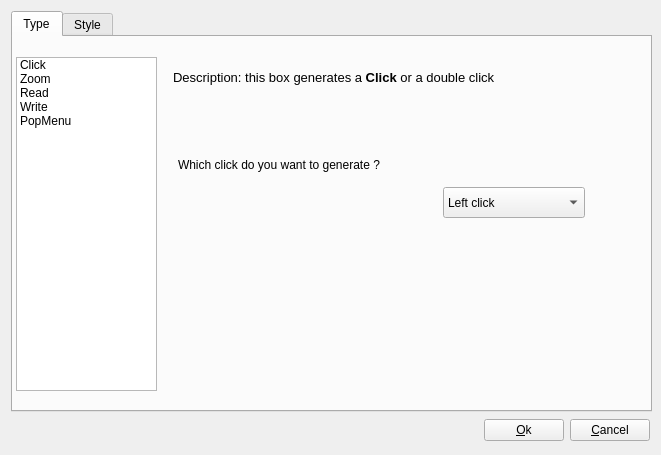
<?xml version="1.0" encoding="UTF-8"?>
<ui version="4.0">
 <class>BoxEditor</class>
 <widget class="QDialog" name="BoxEditor">
  <property name="geometry">
   <rect>
    <x>0</x>
    <y>0</y>
    <width>661</width>
    <height>455</height>
   </rect>
  </property>
  <property name="minimumSize">
   <size>
    <width>661</width>
    <height>455</height>
   </size>
  </property>
  <property name="maximumSize">
   <size>
    <width>661</width>
    <height>455</height>
   </size>
  </property>
  <property name="windowTitle">
   <string>BoxEditor</string>
  </property>
  <layout class="QGridLayout" name="gridLayout_2">
   <item row="0" column="0">
    <layout class="QGridLayout" name="gridLayout">
     <item row="0" column="0" colspan="3">
      <widget class="QTabWidget" name="tabWidget">
       <property name="minimumSize">
        <size>
         <width>641</width>
         <height>401</height>
        </size>
       </property>
       <property name="currentIndex">
        <number>0</number>
       </property>
       <widget class="QWidget" name="typeTab">
        <attribute name="title">
         <string>Type</string>
        </attribute>
        <widget class="QStackedWidget" name="stackedWidget">
         <property name="geometry">
          <rect>
           <x>150</x>
           <y>20</y>
           <width>482</width>
           <height>300</height>
          </rect>
         </property>
         <property name="minimumSize">
          <size>
           <width>431</width>
           <height>300</height>
          </size>
         </property>
         <property name="currentIndex">
          <number>0</number>
         </property>
         <widget class="QWidget" name="clickPage">
          <widget class="QLabel" name="clickDesc">
           <property name="geometry">
            <rect>
             <x>10</x>
             <y>10</y>
             <width>411</width>
             <height>21</height>
            </rect>
           </property>
           <property name="text">
            <string>&lt;!DOCTYPE HTML PUBLIC &quot;-//W3C//DTD HTML 4.0//EN&quot; &quot;http://www.w3.org/TR/REC-html40/strict.dtd&quot;&gt;
&lt;html&gt;&lt;head&gt;&lt;meta name=&quot;qrichtext&quot; content=&quot;1&quot; /&gt;&lt;style type=&quot;text/css&quot;&gt;
p, li { white-space: pre-wrap; }
&lt;/style&gt;&lt;/head&gt;&lt;body style=&quot; font-family:'Sans'; font-size:10pt; font-weight:400; font-style:normal;&quot;&gt;
&lt;p style=&quot; margin-top:0px; margin-bottom:0px; margin-left:0px; margin-right:0px; -qt-block-indent:0; text-indent:0px;&quot;&gt;Description: this box generates a &lt;span style=&quot; font-weight:600;&quot;&gt;Click&lt;/span&gt; or a double click&lt;/p&gt;&lt;/body&gt;&lt;/html&gt;</string>
           </property>
          </widget>
          <widget class="QComboBox" name="clickComboBox">
           <property name="geometry">
            <rect>
             <x>280</x>
             <y>130</y>
             <width>142</width>
             <height>31</height>
            </rect>
           </property>
           <item>
            <property name="text">
             <string>Left click</string>
            </property>
           </item>
           <item>
            <property name="text">
             <string>Middle click</string>
            </property>
           </item>
           <item>
            <property name="text">
             <string>Right click</string>
            </property>
           </item>
           <item>
            <property name="text">
             <string>Left double click</string>
            </property>
           </item>
          </widget>
          <widget class="QLabel" name="clickQuestion">
           <property name="geometry">
            <rect>
             <x>15</x>
             <y>99</y>
             <width>411</width>
             <height>17</height>
            </rect>
           </property>
           <property name="text">
            <string>Which click do you want to generate ?</string>
           </property>
          </widget>
         </widget>
         <widget class="QWidget" name="zoomPage">
          <widget class="QLabel" name="zoomDesc">
           <property name="geometry">
            <rect>
             <x>10</x>
             <y>10</y>
             <width>411</width>
             <height>21</height>
            </rect>
           </property>
           <property name="text">
            <string>&lt;!DOCTYPE HTML PUBLIC &quot;-//W3C//DTD HTML 4.0//EN&quot; &quot;http://www.w3.org/TR/REC-html40/strict.dtd&quot;&gt;
&lt;html&gt;&lt;head&gt;&lt;meta name=&quot;qrichtext&quot; content=&quot;1&quot; /&gt;&lt;style type=&quot;text/css&quot;&gt;
p, li { white-space: pre-wrap; }
&lt;/style&gt;&lt;/head&gt;&lt;body style=&quot; font-family:'Sans'; font-size:10pt; font-weight:400; font-style:normal;&quot;&gt;
&lt;p style=&quot; margin-top:0px; margin-bottom:0px; margin-left:0px; margin-right:0px; -qt-block-indent:0; text-indent:0px;&quot;&gt;Description: this box enables &lt;span style=&quot; font-weight:600;&quot;&gt;Zoom&lt;/span&gt; action&lt;/p&gt;&lt;/body&gt;&lt;/html&gt;</string>
           </property>
          </widget>
          <widget class="QComboBox" name="zoomComboBox">
           <property name="geometry">
            <rect>
             <x>320</x>
             <y>120</y>
             <width>99</width>
             <height>31</height>
            </rect>
           </property>
           <item>
            <property name="text">
             <string>Zoom out</string>
            </property>
           </item>
           <item>
            <property name="text">
             <string>Zoom in</string>
            </property>
           </item>
          </widget>
          <widget class="QLabel" name="zoomQuestion">
           <property name="geometry">
            <rect>
             <x>10</x>
             <y>90</y>
             <width>411</width>
             <height>17</height>
            </rect>
           </property>
           <property name="text">
            <string>Which action do you want to execute ?</string>
           </property>
          </widget>
         </widget>
         <widget class="QWidget" name="readPage">
          <widget class="QLabel" name="readDesc">
           <property name="geometry">
            <rect>
             <x>10</x>
             <y>10</y>
             <width>411</width>
             <height>21</height>
            </rect>
           </property>
           <property name="text">
            <string>&lt;!DOCTYPE HTML PUBLIC &quot;-//W3C//DTD HTML 4.0//EN&quot; &quot;http://www.w3.org/TR/REC-html40/strict.dtd&quot;&gt;
&lt;html&gt;&lt;head&gt;&lt;meta name=&quot;qrichtext&quot; content=&quot;1&quot; /&gt;&lt;style type=&quot;text/css&quot;&gt;
p, li { white-space: pre-wrap; }
&lt;/style&gt;&lt;/head&gt;&lt;body style=&quot; font-family:'Sans'; font-size:10pt; font-weight:400; font-style:normal;&quot;&gt;
&lt;p style=&quot; margin-top:0px; margin-bottom:0px; margin-left:0px; margin-right:0px; -qt-block-indent:0; text-indent:0px;&quot;&gt;Description: Hide the box in order to &lt;span style=&quot; font-weight:600;&quot;&gt;Read&lt;/span&gt; below&lt;/p&gt;&lt;/body&gt;&lt;/html&gt;</string>
           </property>
          </widget>
          <widget class="QDoubleSpinBox" name="readDoubleSpinBox">
           <property name="geometry">
            <rect>
             <x>350</x>
             <y>120</y>
             <width>63</width>
             <height>27</height>
            </rect>
           </property>
           <property name="prefix">
            <string/>
           </property>
           <property name="suffix">
            <string/>
           </property>
           <property name="minimum">
            <double>1.000000000000000</double>
           </property>
           <property name="maximum">
            <double>60.000000000000000</double>
           </property>
          </widget>
          <widget class="QLabel" name="readQuestion">
           <property name="geometry">
            <rect>
             <x>10</x>
             <y>90</y>
             <width>411</width>
             <height>17</height>
            </rect>
           </property>
           <property name="text">
            <string>How many seconds do you want to hide the box ?</string>
           </property>
          </widget>
         </widget>
         <widget class="QWidget" name="writePage">
          <widget class="QLabel" name="writeDesc">
           <property name="geometry">
            <rect>
             <x>10</x>
             <y>10</y>
             <width>411</width>
             <height>21</height>
            </rect>
           </property>
           <property name="text">
            <string>&lt;!DOCTYPE HTML PUBLIC &quot;-//W3C//DTD HTML 4.0//EN&quot; &quot;http://www.w3.org/TR/REC-html40/strict.dtd&quot;&gt;
&lt;html&gt;&lt;head&gt;&lt;meta name=&quot;qrichtext&quot; content=&quot;1&quot; /&gt;&lt;style type=&quot;text/css&quot;&gt;
p, li { white-space: pre-wrap; }
&lt;/style&gt;&lt;/head&gt;&lt;body style=&quot; font-family:'Sans'; font-size:10pt; font-weight:400; font-style:normal;&quot;&gt;
&lt;p style=&quot; margin-top:0px; margin-bottom:0px; margin-left:0px; margin-right:0px; -qt-block-indent:0; text-indent:0px;&quot;&gt;Description: &lt;span style=&quot; font-weight:600;&quot;&gt;Write&lt;/span&gt; some text over the box&lt;/p&gt;&lt;/body&gt;&lt;/html&gt;</string>
           </property>
          </widget>
          <widget class="QLineEdit" name="writeLineEdit">
           <property name="geometry">
            <rect>
             <x>10</x>
             <y>100</y>
             <width>411</width>
             <height>27</height>
            </rect>
           </property>
           <property name="text">
            <string/>
           </property>
           <property name="maxLength">
            <number>100</number>
           </property>
          </widget>
         </widget>
         <widget class="QWidget" name="popMenuPage">
          <widget class="QLabel" name="popMenuDesc">
           <property name="geometry">
            <rect>
             <x>10</x>
             <y>10</y>
             <width>411</width>
             <height>21</height>
            </rect>
           </property>
           <property name="text">
            <string>&lt;!DOCTYPE HTML PUBLIC &quot;-//W3C//DTD HTML 4.0//EN&quot; &quot;http://www.w3.org/TR/REC-html40/strict.dtd&quot;&gt;
&lt;html&gt;&lt;head&gt;&lt;meta name=&quot;qrichtext&quot; content=&quot;1&quot; /&gt;&lt;style type=&quot;text/css&quot;&gt;
p, li { white-space: pre-wrap; }
&lt;/style&gt;&lt;/head&gt;&lt;body style=&quot; font-family:'Sans'; font-size:10pt; font-weight:400; font-style:normal;&quot;&gt;
&lt;p style=&quot; margin-top:0px; margin-bottom:0px; margin-left:0px; margin-right:0px; -qt-block-indent:0; text-indent:0px;&quot;&gt;Description: this box &lt;span style=&quot; font-weight:600;&quot;&gt;pop&lt;/span&gt;s up a &lt;span style=&quot; font-weight:600;&quot;&gt;menu&lt;/span&gt;&lt;/p&gt;&lt;/body&gt;&lt;/html&gt;</string>
           </property>
          </widget>
          <widget class="QLabel" name="popMenuQuestion">
           <property name="geometry">
            <rect>
             <x>10</x>
             <y>90</y>
             <width>411</width>
             <height>17</height>
            </rect>
           </property>
           <property name="text">
            <string>Which menu do you want to display ?</string>
           </property>
          </widget>
          <widget class="QComboBox" name="popMenuComboBox">
           <property name="geometry">
            <rect>
             <x>190</x>
             <y>120</y>
             <width>231</width>
             <height>31</height>
            </rect>
           </property>
           <item>
            <property name="text">
             <string>Application</string>
            </property>
           </item>
           <item>
            <property name="text">
             <string>Event</string>
            </property>
           </item>
           <item>
            <property name="text">
             <string>Home</string>
            </property>
           </item>
           <item>
            <property name="text">
             <string>Keyboard</string>
            </property>
           </item>
           <item>
            <property name="text">
             <string>Multimedia</string>
            </property>
           </item>
           <item>
            <property name="text">
             <string>Navigation</string>
            </property>
           </item>
          </widget>
         </widget>
        </widget>
        <widget class="QListWidget" name="listWidget">
         <property name="geometry">
          <rect>
           <x>3</x>
           <y>20</y>
           <width>141</width>
           <height>334</height>
          </rect>
         </property>
         <property name="minimumSize">
          <size>
           <width>141</width>
           <height>300</height>
          </size>
         </property>
         <property name="maximumSize">
          <size>
           <width>141</width>
           <height>16777215</height>
          </size>
         </property>
         <item>
          <property name="text">
           <string>Click</string>
          </property>
         </item>
         <item>
          <property name="text">
           <string>Zoom</string>
          </property>
         </item>
         <item>
          <property name="text">
           <string>Read</string>
          </property>
         </item>
         <item>
          <property name="text">
           <string>Write</string>
          </property>
         </item>
         <item>
          <property name="text">
           <string>PopMenu</string>
          </property>
         </item>
        </widget>
       </widget>
       <widget class="QWidget" name="styleTab">
        <attribute name="title">
         <string>Style</string>
        </attribute>
        <widget class="QLabel" name="focusLabel">
         <property name="geometry">
          <rect>
           <x>210</x>
           <y>110</y>
           <width>111</width>
           <height>28</height>
          </rect>
         </property>
         <property name="minimumSize">
          <size>
           <width>80</width>
           <height>28</height>
          </size>
         </property>
         <property name="text">
          <string/>
         </property>
        </widget>
        <widget class="QLabel" name="blurLabel">
         <property name="geometry">
          <rect>
           <x>208</x>
           <y>149</y>
           <width>111</width>
           <height>28</height>
          </rect>
         </property>
         <property name="minimumSize">
          <size>
           <width>80</width>
           <height>28</height>
          </size>
         </property>
         <property name="text">
          <string/>
         </property>
         <property name="scaledContents">
          <bool>true</bool>
         </property>
        </widget>
        <widget class="QPushButton" name="blurButton">
         <property name="geometry">
          <rect>
           <x>20</x>
           <y>150</y>
           <width>175</width>
           <height>28</height>
          </rect>
         </property>
         <property name="text">
          <string>&amp;Change unfocused color</string>
         </property>
        </widget>
        <widget class="QPushButton" name="focusButton">
         <property name="geometry">
          <rect>
           <x>20</x>
           <y>110</y>
           <width>175</width>
           <height>28</height>
          </rect>
         </property>
         <property name="text">
          <string>&amp;Change focused color</string>
         </property>
        </widget>
        <widget class="QCheckBox" name="roundedCheckBox">
         <property name="geometry">
          <rect>
           <x>20</x>
           <y>30</y>
           <width>111</width>
           <height>23</height>
          </rect>
         </property>
         <property name="text">
          <string>Rounded box</string>
         </property>
        </widget>
        <widget class="QLineEdit" name="textLineEdit">
         <property name="geometry">
          <rect>
           <x>210</x>
           <y>230</y>
           <width>371</width>
           <height>26</height>
          </rect>
         </property>
        </widget>
        <widget class="QLabel" name="textLabel">
         <property name="geometry">
          <rect>
           <x>20</x>
           <y>230</y>
           <width>141</width>
           <height>21</height>
          </rect>
         </property>
         <property name="text">
          <string>Text displayed:</string>
         </property>
        </widget>
        <widget class="QPushButton" name="textColorButton">
         <property name="geometry">
          <rect>
           <x>20</x>
           <y>70</y>
           <width>175</width>
           <height>28</height>
          </rect>
         </property>
         <property name="text">
          <string>&amp;Change text color</string>
         </property>
        </widget>
        <widget class="QLabel" name="textColorLabel">
         <property name="geometry">
          <rect>
           <x>210</x>
           <y>70</y>
           <width>111</width>
           <height>28</height>
          </rect>
         </property>
         <property name="minimumSize">
          <size>
           <width>80</width>
           <height>28</height>
          </size>
         </property>
         <property name="text">
          <string/>
         </property>
        </widget>
        <widget class="QLabel" name="opacityLabel">
         <property name="geometry">
          <rect>
           <x>20</x>
           <y>190</y>
           <width>151</width>
           <height>18</height>
          </rect>
         </property>
         <property name="text">
          <string>Opacity:</string>
         </property>
        </widget>
        <widget class="QLabel" name="colorOpacityLabel">
         <property name="geometry">
          <rect>
           <x>340</x>
           <y>179</y>
           <width>51</width>
           <height>41</height>
          </rect>
         </property>
         <property name="text">
          <string/>
         </property>
        </widget>
        <widget class="QSlider" name="opacitySlider">
         <property name="geometry">
          <rect>
           <x>210</x>
           <y>190</y>
           <width>211</width>
           <height>24</height>
          </rect>
         </property>
         <property name="minimum">
          <number>10</number>
         </property>
         <property name="maximum">
          <number>100</number>
         </property>
         <property name="value">
          <number>50</number>
         </property>
         <property name="sliderPosition">
          <number>50</number>
         </property>
         <property name="tracking">
          <bool>true</bool>
         </property>
         <property name="orientation">
          <enum>Qt::Horizontal</enum>
         </property>
         <property name="invertedAppearance">
          <bool>false</bool>
         </property>
         <property name="invertedControls">
          <bool>false</bool>
         </property>
         <property name="tickPosition">
          <enum>QSlider::TicksBelow</enum>
         </property>
        </widget>
        <widget class="QLineEdit" name="pixLineEdit">
         <property name="geometry">
          <rect>
           <x>210</x>
           <y>270</y>
           <width>371</width>
           <height>26</height>
          </rect>
         </property>
        </widget>
        <widget class="QLabel" name="pixLabel">
         <property name="geometry">
          <rect>
           <x>20</x>
           <y>270</y>
           <width>141</width>
           <height>21</height>
          </rect>
         </property>
         <property name="text">
          <string>Image path:</string>
         </property>
        </widget>
       </widget>
      </widget>
     </item>
     <item row="1" column="0">
      <spacer name="horizontalSpacer">
       <property name="orientation">
        <enum>Qt::Horizontal</enum>
       </property>
       <property name="sizeHint" stdset="0">
        <size>
         <width>438</width>
         <height>28</height>
        </size>
       </property>
      </spacer>
     </item>
     <item row="1" column="1">
      <widget class="QPushButton" name="okPushButton">
       <property name="text">
        <string>&amp;Ok</string>
       </property>
      </widget>
     </item>
     <item row="1" column="2">
      <widget class="QPushButton" name="cancelPushButton">
       <property name="text">
        <string>&amp;Cancel</string>
       </property>
      </widget>
     </item>
    </layout>
   </item>
  </layout>
 </widget>
 <resources/>
 <connections>
  <connection>
   <sender>listWidget</sender>
   <signal>currentRowChanged(int)</signal>
   <receiver>stackedWidget</receiver>
   <slot>setCurrentIndex(int)</slot>
   <hints>
    <hint type="sourcelabel">
     <x>111</x>
     <y>99</y>
    </hint>
    <hint type="destinationlabel">
     <x>278</x>
     <y>74</y>
    </hint>
   </hints>
  </connection>
  <connection>
   <sender>okPushButton</sender>
   <signal>clicked()</signal>
   <receiver>BoxEditor</receiver>
   <slot>accept()</slot>
   <hints>
    <hint type="sourcelabel">
     <x>559</x>
     <y>443</y>
    </hint>
    <hint type="destinationlabel">
     <x>211</x>
     <y>390</y>
    </hint>
   </hints>
  </connection>
  <connection>
   <sender>cancelPushButton</sender>
   <signal>clicked()</signal>
   <receiver>BoxEditor</receiver>
   <slot>reject()</slot>
   <hints>
    <hint type="sourcelabel">
     <x>650</x>
     <y>443</y>
    </hint>
    <hint type="destinationlabel">
     <x>289</x>
     <y>399</y>
    </hint>
   </hints>
  </connection>
 </connections>
</ui>
